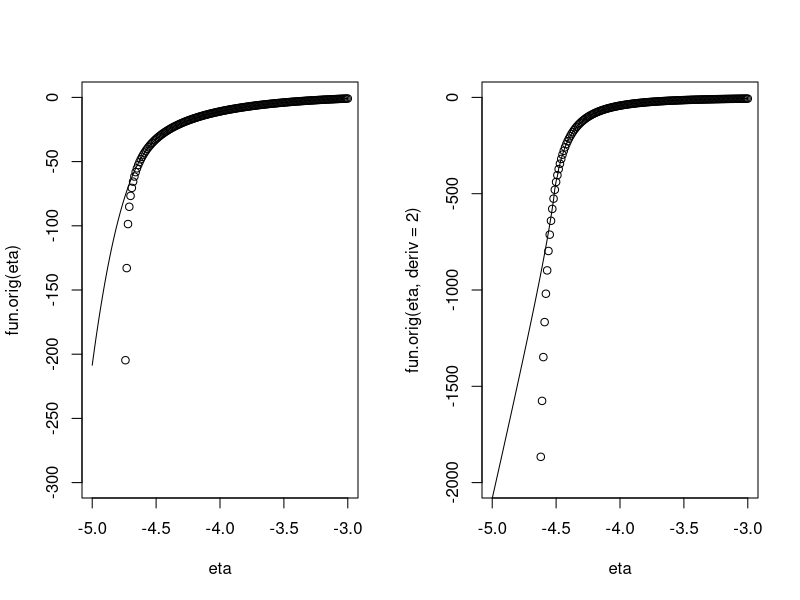

Recreate this plot in R.
library(evd)


c012 <- function(eta, y, xi, kappa, alpha) {

    pow <- function(x, y) x^y

    c0 <- function() {
        t1 <- log(kappa);
        t3 <- eeta;
        t7 <- pow(alpha, 0.1e1 / kappa);
        t9 <- pow(0.1e1 - t7, -xi);
        t10 <- t9 - 0.1e1;
        t12 <- 0.1e1 + y / t3 * t10;
        t13 <- 0.1e1 / xi;
        t14 <- pow(t12, -t13);
        t16 <- log1p(- t14);
        t21 <- log(xi * t3 / t10);
        t23 <- log(t12);
        t25 <- t1 + (kappa - 0.1e1) * t16 - t21 + t23 * (-t13 - 0.1e1);
        return (t25)
    }

    c1 <- function() {
        t1 <- y * kappa;
        t3 <- pow(alpha, 0.1e1 / kappa);
        t4 <- 0.1e1 - t3;
        t5 <- pow(t4, xi);
        t7 <- 1/eeta;
        t8 <- eeta;
        t9 <- pow(t4, -xi);
        t13 <- 0.1e1 / xi;
        t14 <- pow(t7 * (t8 + y * t9 - y), t13);
        t16 <- t8 * t5;
        t20 <- t14 * y;
        t31 <- -(t1 - t1 * t5 + xi * t14 * t16 - xi * t8 * t5 - t20 + t20 * t5) * t13 / (t14 - 0.1e1) / (t16 + y - y * t5);
        return (t31)
    }

    c2 <- function() {
        t1 <- pow(xi, 0.2e1);
        t3 <- 1/eeta;
        t4 <- eeta;
        t5 <- 0.1e1 / kappa;
        t6 <- pow(alpha, t5);
        t7 <- 0.1e1 - t6;
        t8 <- pow(t7, -xi);
        t11 <- t3 * (t4 + y * t8 - y);
        t12 <- 0.1e1 / xi;
        t13 <- pow(t11, t12);
        t14 <- t13 - 0.1e1;
        t15 <- t14 * t14;
        t19 <- pow(t7, xi);
        t20 <- t4 * t19;
        t22 <- t20 + y - y * t19;
        t23 <- t22 * t22;
        t29 <- pow(alpha, 0.2e1 * t5);
        t32 <- pow(alpha, 0.3e1 * t5);
        t34 <- pow(0.1e1 - 0.3e1 * t6 + 0.3e1 * t29 - t32, xi);
        t35 <- t34 * xi;
        t37 <- exp(0.2e1 * eta);
        t38 <- kappa * t37;
        t42 <- pow(0.1e1 - 0.2e1 * t6 + t29, xi);
        t43 <- t13 * t42;
        t44 <- xi * t37;
        t47 <- pow(t11, 0.3e1 * t12);
        t48 <- t47 * t42;
        t50 <- t1 * t37;
        t53 <- pow(t11, 0.2e1 * t12);
        t54 <- t53 * t34;
        t57 <- t53 * t42;
        t66 <- t13 * t34;
        t69 <- t47 * t34;
        t73 <- t42 * xi;
        t75 <- t53 * t19;
        t76 <- pow(y, 0.2e1);
        t77 <- t76 * kappa;
        t80 <- y * t4;
        t82 <- t1 * t19;
        t89 <- t35 * t38 + t43 * t44 + t48 * t44 + t48 * t50 + 0.3e1 * t54 * t50 - 0.2e1 * t57 * t44 + 0.2e1 * t54 * t44 - 0.3e1 * t57 * t50 + 0.3e1 * t43 * t50 - 0.3e1 * t66 * t50 - t69 * t44 - t69 * t50 - t66 * t44 - t73 * t38 - 0.3e1 * t75 * t77 - t75 * t80 - t82 * t80 + 0.3e1 * t77 * t13 * t19 + t20 * y * t13;
        t102 <- t34 * t1;
        t104 <- t42 * t1;
        t108 <- xi * kappa;
        t109 <- t108 * t4;
        t123 <- t13 * t4 * t19;
        t128 <- t53 * t76;
        t132 <- t66 * t80 + t66 * t77 + 0.2e1 * t57 * t80 + 0.3e1 * t57 * t77 - 0.2e1 * t43 * t80 - 0.3e1 * t43 * t77 - t54 * t77 - t54 * t80 - t102 * t80 + 0.2e1 * t104 * t80 + 0.2e1 * t66 * y * t109 - t54 * y * t109 + 0.2e1 * t57 * y * t109 - 0.4e1 * t43 * y * t109 + 0.2e1 * y * xi * kappa * t123 - t75 * y * t109 - t128 + t76 * t13 + t102 * t37 - t104 * t37;
        t149 <- t108 * t37;
        t156 <- t47 * t19;
        t158 <- xi * t4 * y;
        t161 <- t1 * t4 * y;
        t163 <- y * kappa;
        t164 <- t163 * t4;
        t171 <- t80 * t13;
        t173 <- t128 * kappa + 0.3e1 * t75 * t76 - 0.3e1 * t19 * t76 * t13 - t77 * t13 + 0.3e1 * t43 * t76 - 0.3e1 * t57 * t76 + t54 * t76 - t66 * t76 - t108 * t20 * y + t54 * t149 + 0.2e1 * t43 * t149 - 0.2e1 * t66 * t149 - t57 * t149 + t156 * t158 + t156 * t161 + t75 * t164 - 0.2e1 * t75 * t158 - 0.3e1 * t75 * t161 + xi * t19 * t171;
        t207 <- 0.3e1 * t82 * t171 - t66 * t164 + t69 * t161 + t69 * t158 + t66 * t158 - 0.2e1 * t54 * t158 - 0.3e1 * t54 * t161 + t54 * t164 + 0.4e1 * t57 * t158 + 0.6e1 * t57 * t161 - 0.2e1 * t57 * t164 + 0.2e1 * t43 * t164 - 0.2e1 * t48 * t158 - 0.2e1 * t48 * t161 - 0.2e1 * t43 * t158 - 0.6e1 * t43 * t161 + 0.3e1 * t66 * t161 - t35 * t164 + 0.2e1 * t73 * t164 - t163 * t123;
        t212 <- -0.1e1 / t1 / t15 / t14 / t23 / t22 * y * (t89 + t132 + t173 + t207);
        return (t212)
    }

    eeta <- exp(eta)
    return (list(c0 = c0(), c1 = c1(), c2 = c2()))
}


F <- function(y, eta, xi, kappa,  alpha = 0.9) {
    q <- exp(eta)
    sigma <- xi * q / ((1-alpha^(1/kappa))^(-xi) -1)
    yy <- 1 + xi * y / sigma
    return ((1- yy^(-1/xi))^kappa)
}

lf <- function(y, eta, xi, kappa, alpha = 0.9) {
    return (log(f(y, eta, xi, kappa, alpha)))
}

f <- function(y, eta, xi, kappa, alpha = 0.9) {
    h <- 1e-5
    return (((F(y+h, eta, xi, kappa, alpha) - F(y-h, eta, xi, kappa, alpha)) / (2*h)))
}

llf <- function(y, eta, xi, kappa, alpha = 0.9, no.check = FALSE) {
    stopifnot(length(y) == 1)
    xii <- -1/xi
    q <- exp(eta)
    a <- ((1-alpha^(1/kappa))^(-xi) -1)
    sigma <- xi * q / a
    if (!no.check && xi < 0.0) {
        yy <- 1 + xi * y / sigma
        yy[yy < 1E-8] <- 1
        lyy <- log(yy)
        lsigma <- log(sigma)
        values <- (log(kappa) + (kappa-1) * log1p(-yy^xii) - lsigma + (xii-1) * lyy)
        
        eta.c <- log(-y * a)
        eta.L <- 0.95 * eta.c
        eta.H <- 0.99 * eta.c
        idx <- which(eta < eta.L)
        if (length(idx) >0) {
            ee <- eta[idx]
            eeta <- eta.L + (eta.H - eta.L) * (1-exp(-sqrt(eta.L - ee)))
            cc012 <- c012(eeta, y, xi, kappa, alpha)
            values[idx] <- cc012$c0 + cc012$c1 * (ee - eeta) + 0.5 * cc012$c2 * (ee - eeta)^2
        }
        return (values)
    }
    yy <- 1 + xi * y / sigma
    idx <- which(yy < 0)
    yy[idx] <- 1
    lyy <- log(yy)
    lsigma <- log(sigma)
    val <- log(kappa) + (kappa-1) * log1p(-yy^xii) - lsigma + (xii-1) * lyy
    val[idx] <- -Inf
    return (val)
}


eta <- seq(-5, -3, by = 0.01)
xi <- -0.04
kappa <- 1
y <- 0.1

##lf(y, eta, xi, kappa) - llf(y, eta, xi, kappa)

yy <- llf(y, eta, xi, kappa, no.check = TRUE)
idx <- which(is.finite(yy))
fun.orig <- splinefun(eta[idx], yy[idx])
fun <- splinefun(eta, llf(y, eta, xi, kappa))
par(mfrow = c(1, 2))
plot(eta,  fun.orig(eta), ylim = c(-300, 0))
lines(eta,  fun(eta))
plot(eta,  fun.orig(eta, deriv = 2), ylim = c(-2000, 0))
lines(eta,  fun(eta, deriv = 2))
